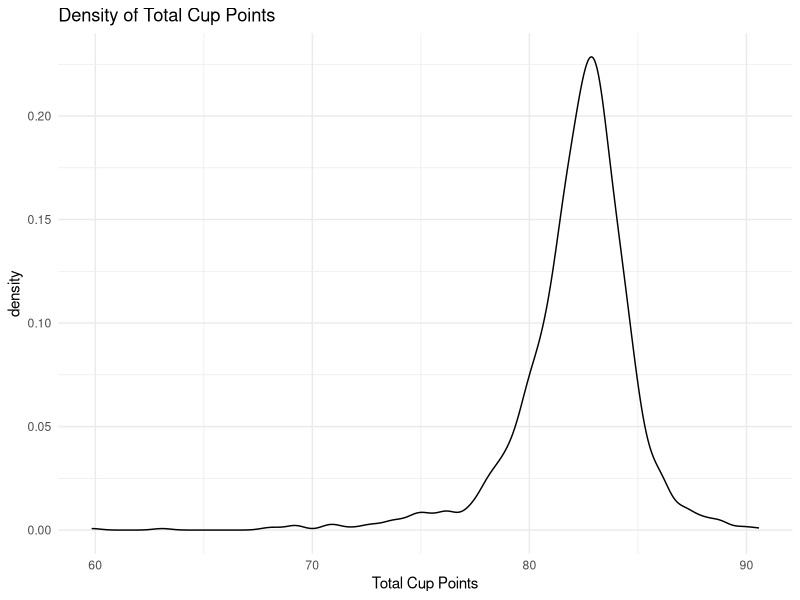
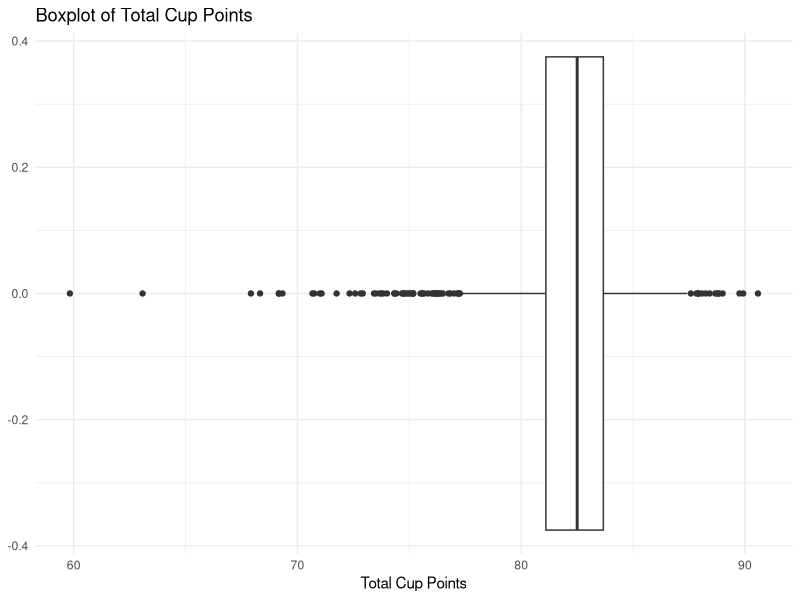
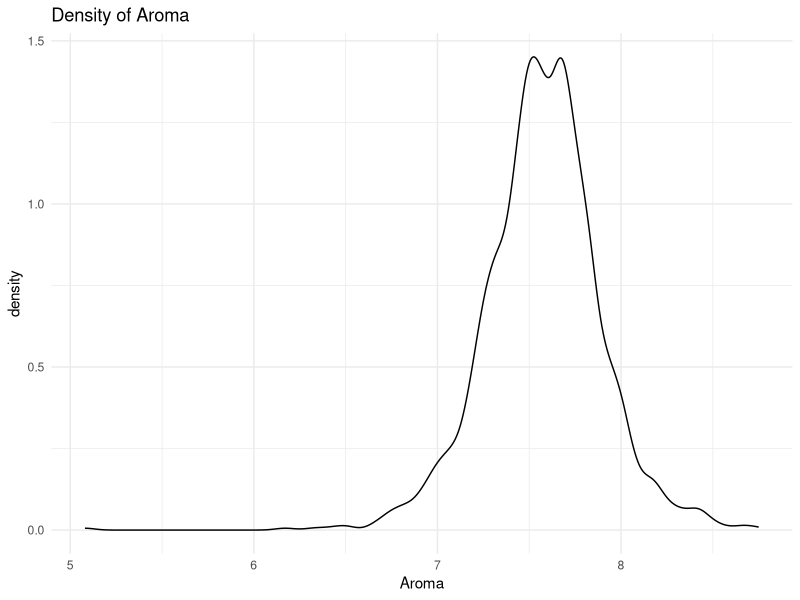
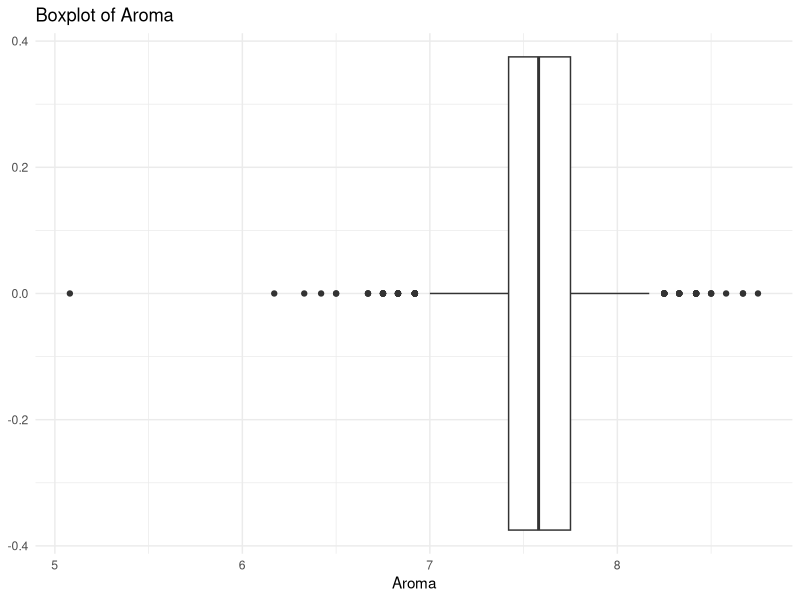
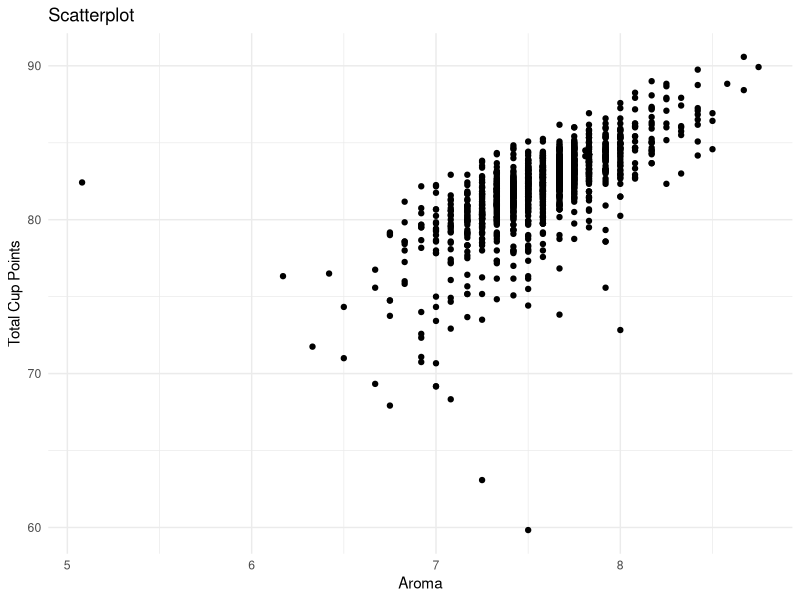
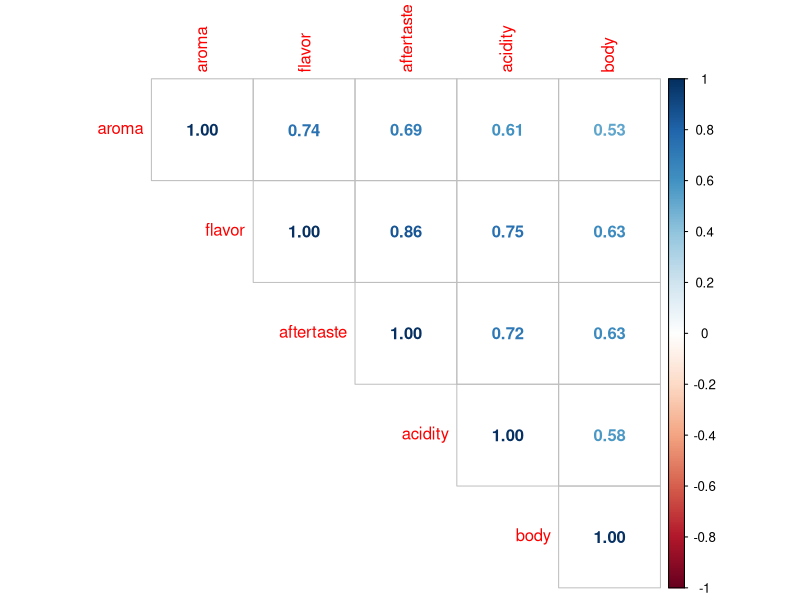
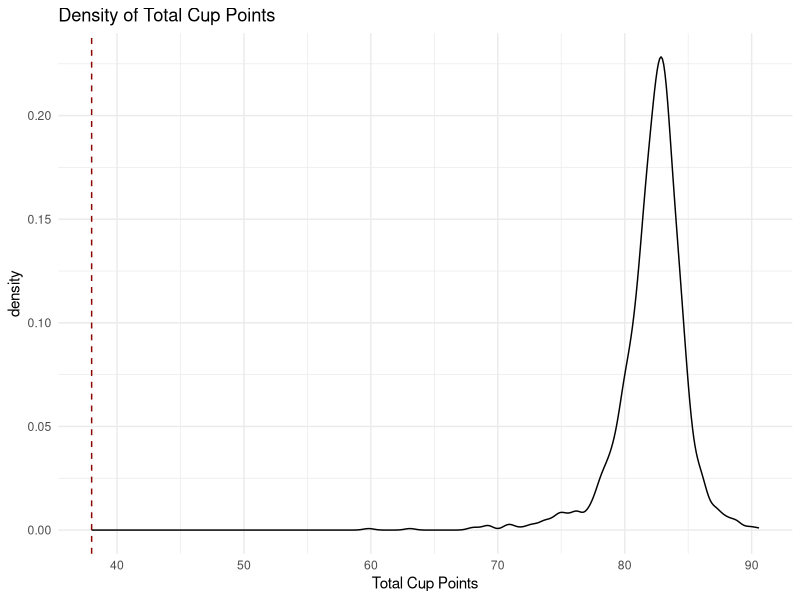
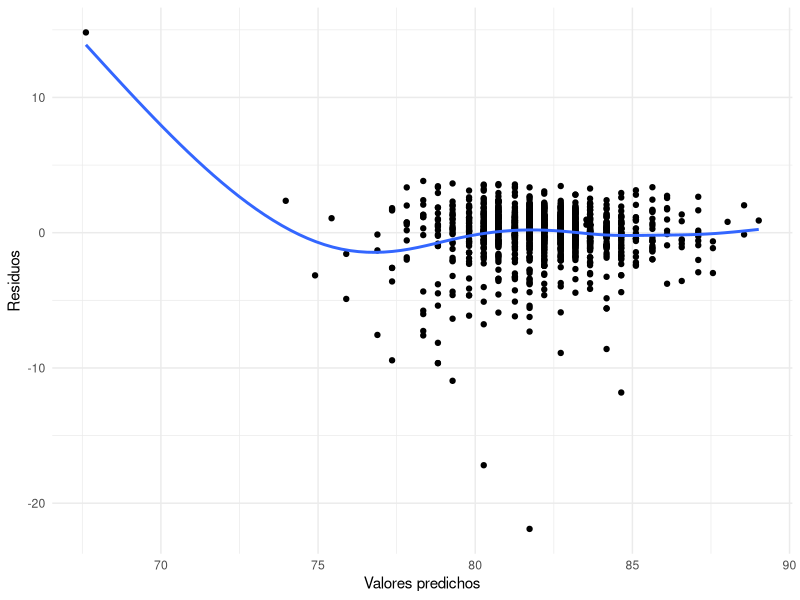

Source code (R) for these figures, in order:
library(tidyverse)
library(readxl)
library(broom)
library(corrplot)


# Estableciendo el directorio   
setwd("C:/Users/ccard/OneDrive/Documentos/GitHub/analisis_de_datos/coffee_rating")


###################################
#       PARTE Descriptiva
###################################

# Punto 1
# Cargando los datos 
coffee_data <- read.csv("coffee_ratings.csv")



# Punto 2
coffee_data <- coffee_data %>%
  filter(!total_cup_points==0)


# Punto 3
ggplot(coffee_data, aes(x=total_cup_points))+
  geom_density()+
  labs(title = "Density of Total Cup Points",
       x = "Total Cup Points") + 
  theme_minimal()

ggplot(coffee_data, aes(x=total_cup_points))+
  geom_boxplot()+
  labs(title = "Boxplot of Total Cup Points",
       x = "Total Cup Points") + 
  theme_minimal()


summary(coffee_data$total_cup_points)


# Punto 4
ggplot(coffee_data, aes(x=aroma))+
  geom_density()+
  labs(title = "Density of Aroma",
       x = "Aroma") + 
  theme_minimal()

ggplot(coffee_data, aes(x=aroma))+
  geom_boxplot()+
  labs(title = "Boxplot of Aroma",
       x = "Aroma") + 
  theme_minimal()


summary(coffee_data$aroma)

# Punto 5

ggplot(coffee_data, aes(x=aroma, y=total_cup_points))+
  geom_point() +
  labs(title = "Scatterplot",
       x = "Aroma",
       y = "Total Cup Points") + 
  theme_minimal()

cor(coffee_data$total_cup_points, coffee_data$aroma)


# Punto 6

subset_coffee <- coffee_data %>%
  select(aroma, flavor, aftertaste, acidity, body)

corrplot(cor(subset_coffee ),
         method = "number",
         type = "upper")


###################################
#       PARTE INFERENCIAL
###################################

# Punto 7 y 8
coffee_model <- lm(total_cup_points ~ aroma, coffee_data)
tidy(coffee_model,conf.int = TRUE)

# Punto 9

ggplot(coffee_data, aes(x=total_cup_points))+
  geom_density()+ geom_vline(xintercept=38,
                             linetype = "dashed",
                             color="darkred")+
  labs(title = "Density of Total Cup Points",
       x = "Total Cup Points") + 
  theme_minimal()

# Punto 10

# Linealidad y varianza
augment(coffee_model) %>%
  ggplot(aes(x = .fitted, y = .resid)) +
  geom_point() +
  geom_smooth(se = FALSE) +
  labs(x = "Valores predichos", y = "Residuos")+
  theme_minimal()

# Normalidad
augment(coffee_model) %>%
  ggplot(aes(x = .resid)) +
  geom_histogram() +
  labs(title = "Distribución de los residuos",
       x = "Residuos") +
  theme_minimal()

# Punto 11
tidy(coffee_model,conf.int = TRUE)

# Punto 12
glance(coffee_model)

# Punto 13
coffee_data <- coffee_data %>%
  mutate(colombia = ifelse(country_of_origin == "Colombia", 1, 0))
mean(coffee_data$colombia, na.rm = TRUE)


# Punto 14
coffee_model_colombia <- lm(total_cup_points ~ aroma + colombia, coffee_data)
tidy(coffee_model_colombia,conf.int = TRUE)

# Punto 15
glance(coffee_model_colombia)

# Punto 16
model_flavor <- lm(total_cup_points ~ flavor, coffee_data)
glance(model_flavor)

# Punto 17
model_aroma_flavor <- lm(total_cup_points ~ aroma + flavor, coffee_data)
tidy(model_aroma_flavor,conf.int = TRUE)


# Punto 18
coffee_data <- coffee_data %>% 
  mutate(log_cup_points=log(total_cup_points),
         log_body=log(body))
model_body <- lm(log_cup_points ~ log_body, coffee_data)
tidy(model_body,conf.int = TRUE )
